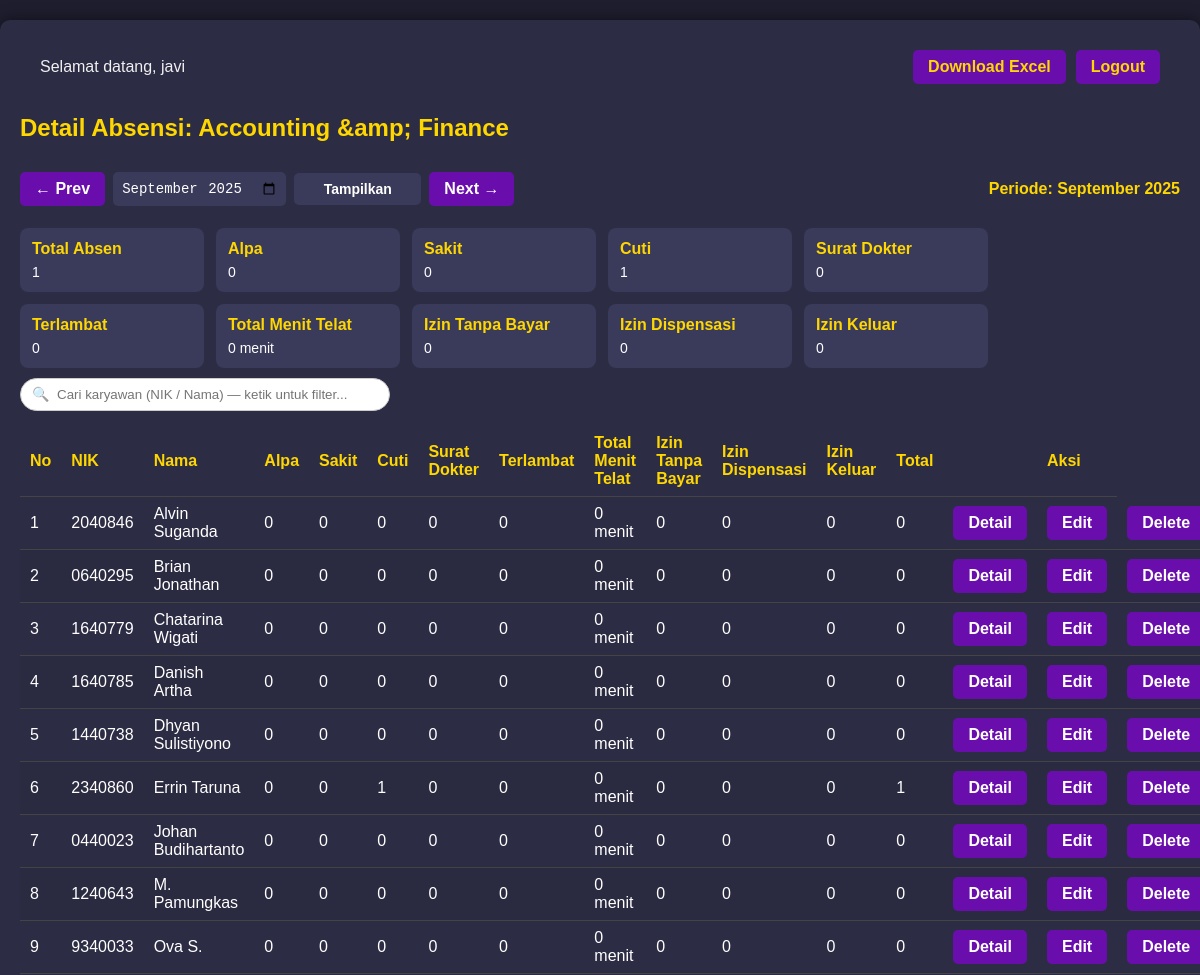
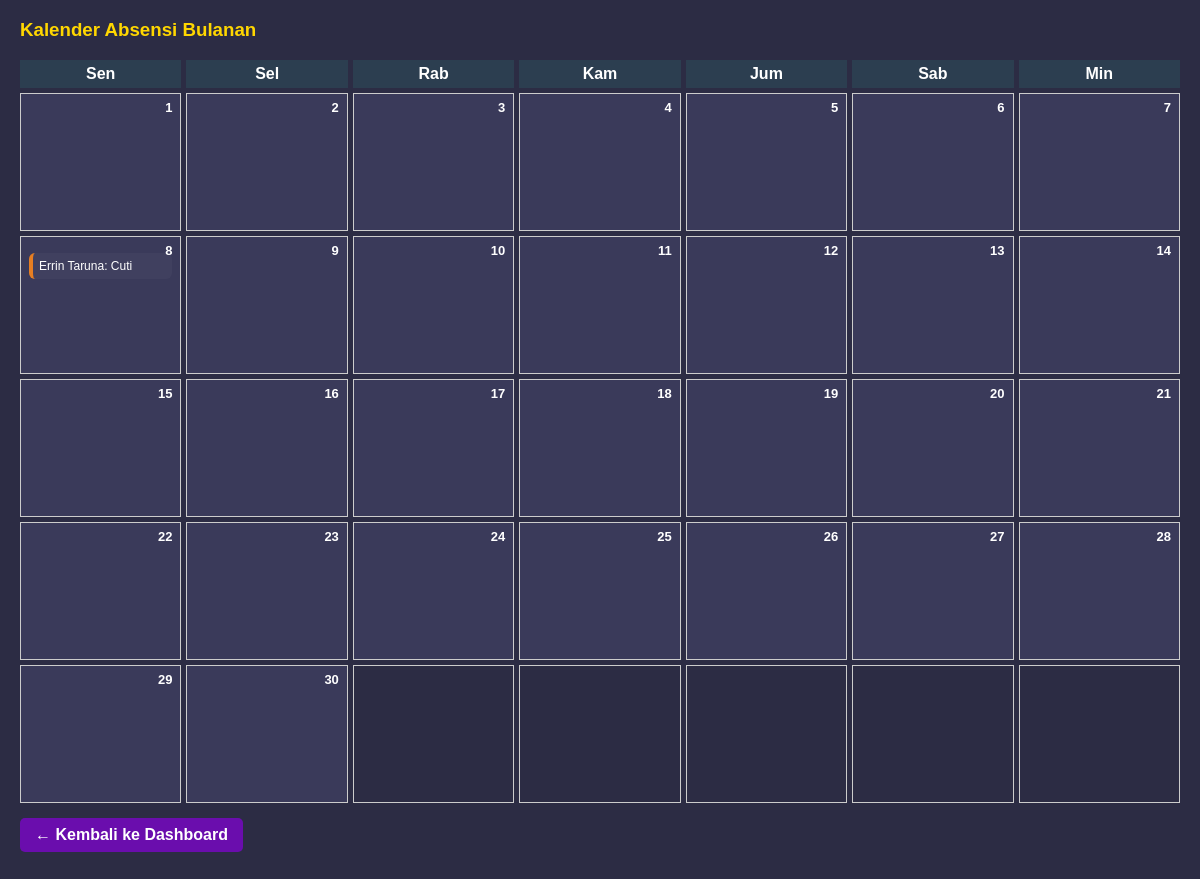
The page /detail_departemen.php?departemen_id=4 (signed in) on the database its author committed (2 pictures, top to bottom).
### tables this page shows
CREATE TABLE `departemen` (
  `id` int(11) NOT NULL,
  `nama_departemen` varchar(100) NOT NULL
);

CREATE TABLE `karyawan` (
  `id` int(11) NOT NULL,
  `nik` varchar(20) NOT NULL,
  `nama` varchar(100) NOT NULL,
  `departemen_id` int(11) NOT NULL
);

CREATE TABLE `absensi` (
  `id` int(11) NOT NULL,
  `karyawan_id` int(11) NOT NULL,
  `tanggal` date NOT NULL,
  `status` enum('Alpa','Izin Tanpa Bayar','Sakit','Izin Dispensasi','Cuti','Surat Dokter','Terlambat','Izin Meninggalkan Tempat Kerja') NOT NULL,
  `keterangan` text DEFAULT NULL,
  `menit_telat` int(11) DEFAULT NULL,
  `file_surat` varchar(255) DEFAULT NULL,
  `menit_terlambat` int(11) DEFAULT 0,
  `file_bukti` varchar(255) DEFAULT NULL
);

### detail_departemen.php (the view, shortened to what this page needs)
<?php
include "config/koneksi.php";
$departemen_id = (int) $_GET['departemen_id'];
$filter_bulan = isset($_GET['bulan']) && preg_match('/^\d{4}-\d{2}$/', $_GET['bulan']) ? $_GET['bulan'] : date('Y-m');
$startDate = $filter_bulan . '-01';
$endDate = date('Y-m-t', strtotime($startDate));
function column_exists($conn, $table, $column) {
    $table = mysqli_real_escape_string($conn, $table);
    $column = mysqli_real_escape_string($conn, $column);
    $q = mysqli_query($conn, "SHOW COLUMNS FROM `$table` LIKE '$column'");
    return $q && mysqli_num_rows($q) > 0;
}
$has_menit = column_exists($conn, 'absensi', 'menit_telat');
$has_file  = column_exists($conn, 'absensi', 'file_surat');
$depQ = mysqli_query($conn, "SELECT nama_departemen FROM departemen WHERE id = $departemen_id");
$depRow = mysqli_fetch_assoc($depQ);
$nama_departemen = htmlspecialchars($depRow['nama_departemen']);
$sql_summary = "
    SELECT
      k.id,
      k.nik,
      k.nama,
      COALESCE(SUM(a.status = 'Alpa'),0) AS alpa,
      COALESCE(SUM(a.status = 'Izin Tanpa Bayar'),0) AS izin_tanpa_bayar,
      COALESCE(SUM(a.status = 'Sakit'),0) AS sakit,
      COALESCE(SUM(a.status = 'Izin Dispensasi'),0) AS izin_dispensasi,
      COALESCE(SUM(a.status = 'Cuti'),0) AS cuti,
      COALESCE(SUM(a.status = 'Surat Dokter'),0) AS surat_dokter,
      COALESCE(SUM(a.status = 'Terlambat'),0) AS terlambat,
      COALESCE(SUM(a.status = 'Izin Meninggalkan Tempat Kerja'),0) AS izin_keluar,";
if ($has_menit) {
    $sql_summary .= " COALESCE(SUM(a.menit_telat),0) AS total_menit_telat,";
} else {
    $sql_summary .= " 0 AS total_menit_telat,";
}
$sql_summary .= " COALESCE(COUNT(a.id),0) AS total_absen
    FROM karyawan k
    LEFT JOIN absensi a
      ON a.karyawan_id = k.id
      AND a.tanggal BETWEEN '$startDate' AND '$endDate'
    WHERE k.departemen_id = $departemen_id
    GROUP BY k.id
    ORDER BY k.nama ASC
";
$res_summary = mysqli_query($conn, $sql_summary);
$sql_dept_totals = "
    SELECT
      SUM(a.status = 'Alpa') AS alpa,
      SUM(a.status = 'Izin Tanpa Bayar') AS izin_tanpa_bayar,
      SUM(a.status = 'Sakit') AS sakit,
      SUM(a.status = 'Izin Dispensasi') AS izin_dispensasi,
      SUM(a.status = 'Cuti') AS cuti,
      SUM(a.status = 'Surat Dokter') AS surat_dokter,
      SUM(a.status = 'Terlambat') AS terlambat,
      SUM(a.status = 'Izin Meninggalkan Tempat Kerja') AS izin_keluar,";
if ($has_menit) {
    $sql_dept_totals .= " SUM(a.menit_telat) AS total_menit_telat,";
} else {
    $sql_dept_totals .= " 0 AS total_menit_telat,";
}
$sql_dept_totals .= " COUNT(a.id) AS total_absen
    FROM absensi a
    JOIN karyawan k ON a.karyawan_id = k.id
    WHERE k.departemen_id = $departemen_id
      AND a.tanggal BETWEEN '$startDate' AND '$endDate'
";
$res_dept_totals = mysqli_query($conn, $sql_dept_totals);
$dept_totals = $res_dept_totals ? mysqli_fetch_assoc($res_dept_totals) : [];
function prev_month($ym){
    return date('Y-m', strtotime($ym . '-01 -1 month'));
}
function next_month($ym){
    return date('Y-m', strtotime($ym . '-01 +1 month'));
}
?>
<!DOCTYPE html>
<html lang="id">
<head>
<link rel="stylesheet" href="assets/style.css">
</head>
<body>
<div class="container">
    <div class="navbar" style="display:flex; justify-content:space-between; align-items:center;">
        <div>Selamat datang, <?= htmlspecialchars($_SESSION['nama'] ?? '') ?></div>
        <div style="display:flex; gap:10px; align-items:center;">
            <a href="export_departemen_excel.php?departemen_id=<?= $departemen_id ?>&bulan=<?= $filter_bulan ?>" class="btn btn-success">Download Excel</a>
            <a href="logout.php" class="btn btn-danger">Logout</a>
        </div>
    </div>
    <h2>Detail Absensi: <?= htmlspecialchars($nama_departemen) ?></h2>
    <div class="filter-inline">
        <a class="btn" href="detail_departemen.php?departemen_id=<?= $departemen_id ?>&bulan=<?= prev_month($filter_bulan) ?>">&larr; Prev</a>
        <form method="GET" style="display:inline-flex;align-items:center;gap:8px;">
            <input type="month" name="bulan" value="<?= $filter_bulan ?>">
            <button class="btn" type="submit">Tampilkan</button>
        </form>
        <a class="btn" href="detail_departemen.php?departemen_id=<?= $departemen_id ?>&bulan=<?= next_month($filter_bulan) ?>">Next &rarr;</a>
        <div style="margin-left:auto;color:#ffd700;font-weight:bold;">
            Periode: <?= date('F Y', strtotime($startDate)) ?>
        </div>
    </div>
    <div class="row" style="margin-bottom:10px;flex-wrap:wrap;">
        <div class="card"><h4>Total Absen</h4><div class="small"><?= $dept_totals['total_absen'] ?? 0 ?></div></div>
        <div class="card"><h4>Alpa</h4><div class="small"><?= $dept_totals['alpa'] ?? 0 ?></div></div>
        <div class="card"><h4>Sakit</h4><div class="small"><?= $dept_totals['sakit'] ?? 0 ?></div></div>
        <div class="card"><h4>Cuti</h4><div class="small"><?= $dept_totals['cuti'] ?? 0 ?></div></div>
        <div class="card"><h4>Surat Dokter</h4><div class="small"><?= $dept_totals['surat_dokter'] ?? 0 ?></div></div>
        <div class="card"><h4>Terlambat</h4><div class="small"><?= $dept_totals['terlambat'] ?? 0 ?></div></div>
        <div class="card"><h4>Total Menit Telat</h4><div class="small"><?= $dept_totals['total_menit_telat'] ?? 0 ?> menit</div></div>
        <div class="card"><h4>Izin Tanpa Bayar</h4><div class="small"><?= $dept_totals['izin_tanpa_bayar'] ?? 0 ?></div></div>
        <div class="card"><h4>Izin Dispensasi</h4><div class="small"><?= $dept_totals['izin_dispensasi'] ?? 0 ?></div></div>
        <div class="card"><h4>Izin Keluar</h4><div class="small"><?= $dept_totals['izin_keluar'] ?? 0 ?></div></div>
    </div>
    <div class="search-box">
        <input type="text" id="searchInput" placeholder="Cari karyawan (NIK / Nama) — ketik untuk filter...">
    </div>
    <table class="table-list" id="karyawanTable" role="grid" aria-label="Ringkasan karyawan">
        <thead>
            <tr>
                <th>No</th>
                <th>NIK</th>
                <th>Nama</th>
                <th>Alpa</th>
                <th>Sakit</th>
                <th>Cuti</th>
                <th>Surat Dokter</th>
                <th>Terlambat</th>
                <th>Total Menit Telat</th>
                <th>Izin Tanpa Bayar</th>
                <th>Izin Dispensasi</th>
                <th>Izin Keluar</th>
                <th>Total</th>
                <th> </th>
                <th>Aksi</th>
            </tr>
        </thead>
        <tbody>
            <?php
            $no = 1;
            if ($res_summary && mysqli_num_rows($res_summary) > 0):
                mysqli_data_seek($res_summary, 0);
                while ($r = mysqli_fetch_assoc($res_summary)):
            ?>
            <tr>
                <td><?= $no++; ?></td>
                <td><?= htmlspecialchars($r['nik']); ?></td>
                <td><?= htmlspecialchars($r['nama']); ?></td>
                <td><?= (int)$r['alpa']; ?></td>
                <td><?= (int)$r['sakit']; ?></td>
                <td><?= (int)$r['cuti']; ?></td>
                <td><?= (int)$r['surat_dokter']; ?></td>
                <td><?= (int)$r['terlambat']; ?></td>
                <td><?= (int)$r['total_menit_telat']; ?> menit</td>
                <td><?= (int)$r['izin_tanpa_bayar']; ?></td>
                <td><?= (int)$r['izin_dispensasi']; ?></td>
                <td><?= (int)$r['izin_keluar']; ?></td>
                <td><?= (int)$r['total_absen']; ?></td>
                <td>
                    <a class="btn" href="detail_karyawan.php?id=<?= $r['id'] ?>&bulan=<?= $filter_bulan ?>">Detail</a>
                </td>
                <td>
                    <a class="btn btn-warning" href="edit_absensi.php?id=<?= $r['id'] ?>&bulan=<?= $filter_bulan ?>">Edit</a>
                </td>
                <td>
                    <a class="btn btn-danger"
                    href="hapus_karyawan_absensi.php?id=<?= $r['id'] ?>&departemen_id=<?= $departemen_id ?>&bulan=<?= $filter_bulan ?>"
                    onclick="return confirm('Yakin ingin menghapus semua absensi karyawan ini di bulan terpilih?')">Delete</a>
                </td>
            </tr>
            <?php
                endwhile;
            else:
            ?>
            <tr><td colspan="14">Belum ada data karyawan / absensi untuk departemen ini di bulan terpilih.</td></tr>
            <?php endif; ?>
        </tbody>
    </table>
    <h3 style="margin-top:20px;">Kalender Absensi Bulanan</h3>
    <?php
    if ($has_file) {
        $abs_q2 = mysqli_query($conn, "
            SELECT a.karyawan_id, a.tanggal, a.status, " . ($has_menit ? "a.menit_telat," : "0 AS menit_telat,") . " a.file_surat, k.nama
            FROM absensi a
            JOIN karyawan k ON a.karyawan_id = k.id
            WHERE k.departemen_id = $departemen_id
            AND a.tanggal BETWEEN '$startDate' AND '$endDate'
        ");
    }
    $abs_data = [];
    if ($abs_q2) {
        while ($rr = mysqli_fetch_assoc($abs_q2)) {
            $abs_data[$rr['tanggal']][] = [
                'nama' => $rr['nama'],
                'status' => $rr['status'],
                'menit_telat' => isset($rr['menit_telat']) ? (int)$rr['menit_telat'] : 0,
                'file_surat' => $rr['file_surat'] ?? ''
            ];
        }
    }
    $hariDalamBulan = date('t', strtotime($startDate));
    echo "<div class='calendar'>";
    $hari = ['Sen','Sel','Rab','Kam','Jum','Sab','Min'];
    foreach ($hari as $h) { echo "<div class='day-header'>{$h}</div>"; }
    for ($tgl=1; $tgl<=$hariDalamBulan; $tgl++) {
        $full_date = $filter_bulan . '-' . str_pad($tgl,2,'0',STR_PAD_LEFT);
        echo "<div class='day'>";
        echo "<div class='day-number'>{$tgl}</div>";
        if (isset($abs_data[$full_date])) {
            foreach ($abs_data[$full_date] as $entry) {
                $statusClass = '';
                switch(strtolower($entry['status'])){
                    case 'cuti': $statusClass='cuti'; break;
                }
                $label = htmlspecialchars($entry['nama']) . ': ' . htmlspecialchars($entry['status']);
                echo "<div class='status {$statusClass}'>";
                echo "<span style='flex:1;overflow:hidden;text-overflow:ellipsis;white-space:nowrap;'>{$label}</span>";
                echo "</div>";
            }
        } else {
        }
        echo "</div>";
    }
    $lastDay = date('N', strtotime($endDate));
    for ($i=$lastDay; $i<7; $i++) { echo "<div class='day kosong'></div>"; }
    echo "</div>";
    ?>
    <p style="margin-top:15px;">
        <a href="dashboard.php" class="btn">← Kembali ke Dashboard</a>
    </p>
</div>
</body>
</html>

### assets/style.css (style rules this page uses)
body { background-color: #1e1e2f; color: #f0f0f0; font-family: Arial, sans-serif; margin: 0; padding: 0; }
.container { max-width: 1200px; margin: 20px auto; padding: 20px; background-color: #2c2c44; border-radius: 10px; box-shadow: 0 0 15px rgba(0,0,0,0.5); }
h1, h2, h3 { color: #ffd700; }
a.btn, button { display: inline-block; padding: 8px 15px; background-color: #6a0dad; color: #fff; text-decoration: none; border-radius: 5px; font-weight: bold; cursor: pointer; }
form input, form select, form textarea, form button { display: block; width: 100%; margin: 10px 0; padding: 8px; border-radius: 5px; border: none; font-size: 14px; background-color: #3a3a5a; color: #fff; }
table { width: 100%; border-collapse: collapse; margin-top: 20px; }
table thead { background-color: #3a3a5a; }
table thead th { padding: 10px; color: #ffd700; text-align: left; }
table tbody tr { border-bottom: 1px solid #444; }
table tbody tr:nth-child(even) { background-color: #2a2a40; }
table tbody td { padding: 10px; }
.navbar { display: flex; justify-content: space-between; align-items: center; background-color: #2c2c44; padding: 10px 20px; border-radius: 10px; margin-bottom: 20px; }
.navbar a { color: #ffd700; text-decoration: none; font-weight: bold; }

### detail_departemen.php (style rules this page uses)
.row { display:flex;gap:12px;flex-wrap:wrap;margin-bottom:12px; }
.card { background:#3a3a5a;padding:12px;border-radius:8px;min-width:160px; }
.card h4 { margin:0 0 6px;color:#ffd700 }
.small { font-size:14px;color:#fff }
.filter-inline { display:flex;gap:8px;align-items:center;margin-bottom:12px }
.filter-inline input[type="month"] { width:200px }
.search-box { margin: 10px 0 15px; position: relative; width: 320px; }
.search-box input { width: 100%; padding: 8px 12px 8px 36px; border-radius: 20px; border:1px solid #ccc; outline:none; transition:0.2s; }
.search-box::before { content:"🔍"; position:absolute; left:12px; top:50%; transform:translateY(-50%); font-size:14px; opacity:0.6; pointer-events:none; }
.table-list { width:100%; border-collapse:collapse; margin-top:8px; }
.table-list th, .table-list td { padding:8px 10px; border-bottom:1px solid #444; color:#fff; text-align:left; }
.table-list th { background:#2c2c44; color:#ffd700; }
.calendar { display: grid; grid-template-columns: repeat(7, 1fr); gap: 5px; margin-top:12px; }
.day-header { font-weight: bold; text-align: center; background:#2c3e50; color:#fff; padding:5px; }
.day { border:1px solid #ccc; min-height:120px; padding:8px; font-size:13px; position:relative; background:#3a3a5a; color:#fff; overflow:hidden; }
.day-number { font-weight:bold; position:absolute; top:6px; right:8px; font-size:13px; color:#fff; }
.status { display:flex; align-items:center; gap:8px; margin:8px 0; padding:6px; border-radius:6px; font-size:12px; background:rgba(255,255,255,0.03); }
.cuti { border-left:4px solid #e67e22; }
.kosong { color:#aaa; background:#2c2c44; }

### rows shown on the page
departemen: nama_departemen "Accounting &amp; Finance"
karyawan: nik "2040846", nama "Alvin Suganda", alpa "0", sakit "0", cuti "0", surat_dokter "0", terlambat "0", total_menit_telat "0", izin_tanpa_bayar "0", izin_dispensasi "0", izin_keluar "0", total_absen "0"
karyawan: nik "0640295", nama "Brian Jonathan", alpa "0", sakit "0", cuti "0", surat_dokter "0", terlambat "0", total_menit_telat "0", izin_tanpa_bayar "0", izin_dispensasi "0", izin_keluar "0", total_absen "0"
karyawan: nik "1640779", nama "Chatarina Wigati", alpa "0", sakit "0", cuti "0", surat_dokter "0", terlambat "0", total_menit_telat "0", izin_tanpa_bayar "0", izin_dispensasi "0", izin_keluar "0", total_absen "0"
karyawan: nik "1640785", nama "Danish Artha", alpa "0", sakit "0", cuti "0", surat_dokter "0", terlambat "0", total_menit_telat "0", izin_tanpa_bayar "0", izin_dispensasi "0", izin_keluar "0", total_absen "0"
karyawan: nik "1440738", nama "Dhyan Sulistiyono", alpa "0", sakit "0", cuti "0", surat_dokter "0", terlambat "0", total_menit_telat "0", izin_tanpa_bayar "0", izin_dispensasi "0", izin_keluar "0", total_absen "0"
karyawan: nik "2340860", nama "Errin Taruna", alpa "0", sakit "0", cuti "1", surat_dokter "0", terlambat "0", total_menit_telat "0", izin_tanpa_bayar "0", izin_dispensasi "0", izin_keluar "0", total_absen "1"
karyawan: nik "0440023", nama "Johan Budihartanto", alpa "0", sakit "0", cuti "0", surat_dokter "0", terlambat "0", total_menit_telat "0", izin_tanpa_bayar "0", izin_dispensasi "0", izin_keluar "0", total_absen "0"
karyawan: nik "1240643", nama "M. Pamungkas", alpa "0", sakit "0", cuti "0", surat_dokter "0", terlambat "0", total_menit_telat "0", izin_tanpa_bayar "0", izin_dispensasi "0", izin_keluar "0", total_absen "0"
karyawan: nik "9340033", nama "Ova S.", alpa "0", sakit "0", cuti "0", surat_dokter "0", terlambat "0", total_menit_telat "0", izin_tanpa_bayar "0", izin_dispensasi "0", izin_keluar "0", total_absen "0"
absensi: label "Errin Taruna: Cuti"

### other values the page prints
$_SESSION['nama'] "javi"
date('F Y', strtotime($startDate)) "September 2025"
$dept_totals['total_absen'] "1"
$dept_totals['alpa'] "0"
$dept_totals['sakit'] "0"
$dept_totals['cuti'] "1"
$dept_totals['surat_dokter'] "0"
$dept_totals['terlambat'] "0"
$dept_totals['total_menit_telat'] "0"
$dept_totals['izin_tanpa_bayar'] "0"
$dept_totals['izin_dispensasi'] "0"
$dept_totals['izin_keluar'] "0"
$h "Sen"
$h "Sel"
$h "Rab"
